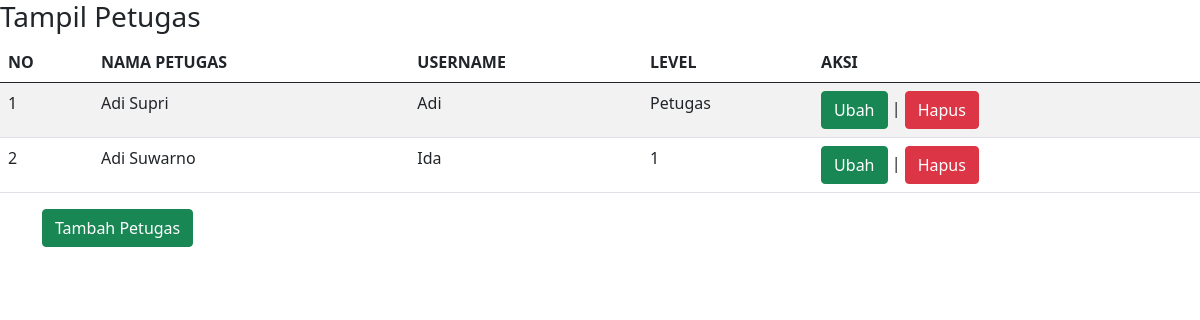
Screenshot of /toko_online_final/tampil_petugas.php with the database file from the repository.
### tables this page shows
CREATE TABLE `petugas` (
  `id_petugas` int(11) NOT NULL,
  `nama_petugas` varchar(100) NOT NULL,
  `username` varchar(100) NOT NULL,
  `password` varchar(100) NOT NULL,
  `level` varchar(100) NOT NULL
);

### toko_online_final/tampil_petugas.php (the view, shortened to what this page needs)
<!DOCTYPE html>
<html>
<head>
    <link href="https://cdn.jsdelivr.net/npm/bootstrap@5.0.1/dist/css/bootstrap.min.css" rel="stylesheet">
</head>
<body>
    <h3>Tampil Petugas</h3>
    <table class="table table-hover table-striped">
        <thead>
            <tr>
                <th>NO</th>
                <th>NAMA PETUGAS</th>
                <th>USERNAME</th>
                <th>LEVEL</th>
                <th>AKSI</th>
            </tr>
        </thead>
        <tbody>
            <?php
            include "koneksi.php";
            $qry_petugas=mysqli_query($conn,"SELECT * FROM petugas");
            $no=0;
            while($data_petugas=mysqli_fetch_array($qry_petugas)){
            $no++;?>
        <tr>
            <td><?=$no?></td>
            <td><?=$data_petugas['nama_petugas']?></td>
            <td><?=$data_petugas['username']?></td>
            <td><?=$data_petugas['level']?></td>
            <td>
                <a href="ubah_petugas.php?id_petugas=<?=$data_petugas['id_petugas']?>" class="btn btn-success">Ubah</a>
                | <a href="hapus_petugas.php?id_petugas=<?=$data_petugas['id_petugas']?>" onclick="return confirm('Apakah anda yakin menghapus data ini?')" class="btn btn-danger">Hapus</a>
            </td>
        </tr>
            <?php
            }
            ?>
        </tbody>
    </table>
    <div class="container">
    <a href="tambah_petugas.php" class="btn btn-success">Tambah Petugas</a>
    </div>
</body>
</html>

### rows the page displays
petugas: nama_petugas "Adi Supri", username "Adi", level "Petugas"
petugas: nama_petugas "Adi Suwarno", username "Ida", level "1"
